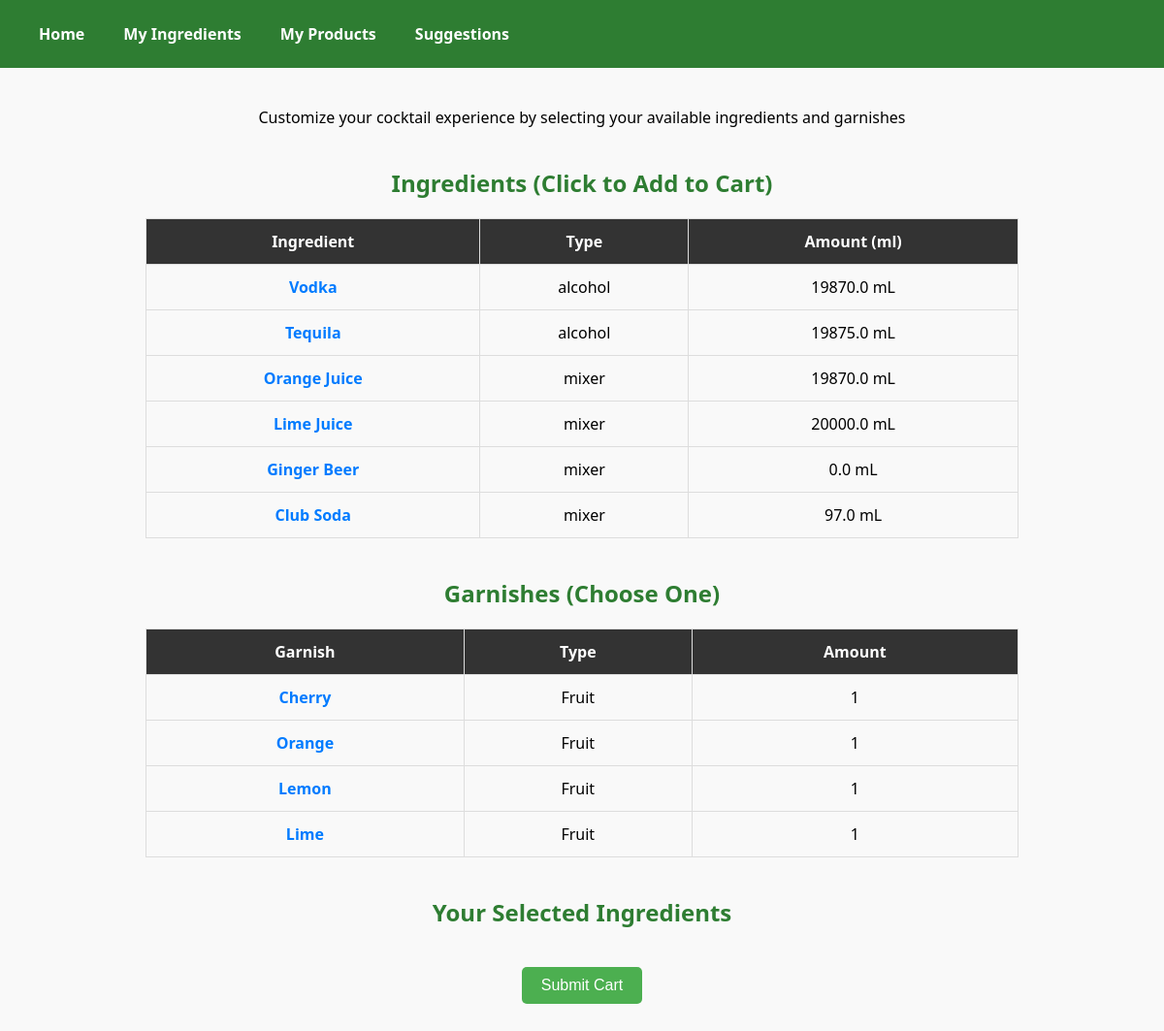
The page /ingredients/ on the database as committed earlier.
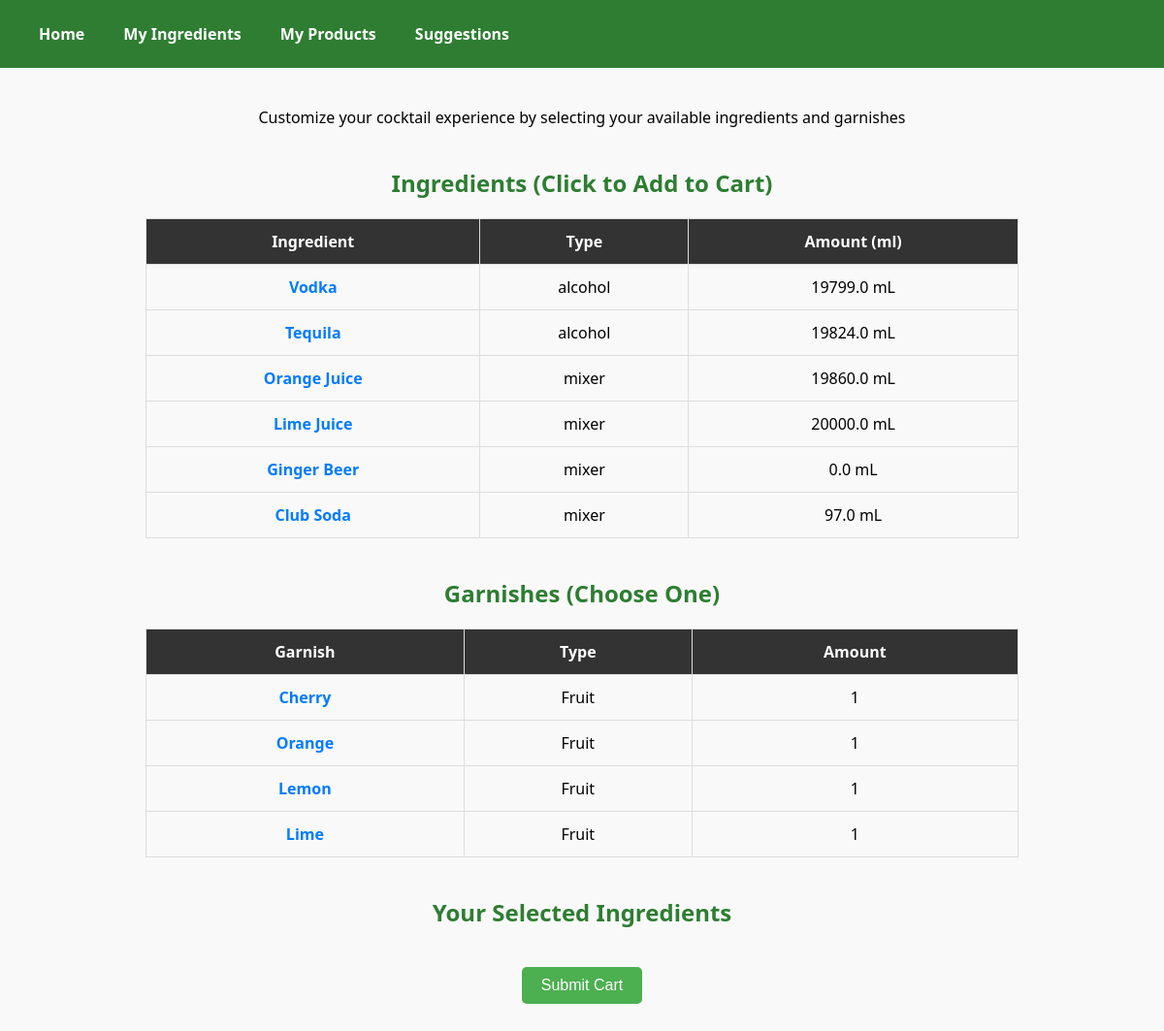
The same page on the database as committed later.
### BarBelt/models.py (models this page shows)
class Ingredient(models.Model):
    name = models.CharField(max_length = 100)
    type = models.CharField(max_length = 100)
    amount = models.FloatField(default = 100)

### BarBelt/views.py (the view)
# urls.py: path('ingredients/', views.ingredients, name='ingredients'),
def ingredients(request):
    ingredients = Ingredient.objects.all()
    garnishes = Garnish.objects.all()
    context = {'ingredients':ingredients, 'garnishes':garnishes}
    return render(request,'ingrediants.html',context)

### BarBelt/templates/ingrediants.html (shortened to what this page needs)
<!DOCTYPE html>
<html lang="en">
<head>
</head>
<body>
    <div class="navbar">
        <a href="{% url 'login_successful' %}">Home</a>
        <a href="{% url 'ingredients' %}">My Ingredients</a>
        <a href="{% url 'products' %}">My Products</a>
        <a href="{% url 'suggestions' %}">Suggestions</a>
    </div>
    <div class="container">
        <p>Customize your cocktail experience by selecting your available ingredients and garnishes</p>
    </div>
    <div class="container">
        <h2>Ingredients (Click to Add to Cart)</h2>
        <table>
            <tr>
                <th>Ingredient</th>
                <th>Type</th>
                <th>Amount (ml)</th>
            </tr>
            {% for ingredient in ingredients %}
            <tr>
                <td><a href="#" class="ingredient-clickable" data-name="{{ ingredient.name }}" data-type="{{ ingredient.type }}" data-amount="{{ ingredient.amount }}" data-index="{{ forloop.counter0 }}">{{ ingredient.name }}</a></td>
                <td>{{ ingredient.type }}</td>
                <td>{{ ingredient.amount }} mL</td>
            </tr>
            {% empty %}
            <tr><td colspan="3">No ingredients added yet</td></tr>
            {% endfor %}
        </table>
        <h2>Garnishes (Choose One)</h2>
        <table>
            <tr>
                <th>Garnish</th>
                <th>Type</th>
                <th>Amount</th>
            </tr>
            {% for garnish in garnishes %}
            <tr>
                <td><a href="#" class="garnish-clickable" data-name="{{ garnish.name }}" data-type="Fruit" data-amount="{{ garnish.amount }}" data-index="{{ forloop.counter0 }}">{{ garnish.name }}</a></td>
                <td>Fruit</td>
                <td>{{ garnish.amount }}</td>
            </tr>
            {% empty %}
            <tr><td colspan="3">No garnishes available</td></tr>
            {% endfor %}
        </table>
        <h2>Your Selected Ingredients</h2>
        <form method="post" action="{% url 'submit_cart' %}">
            <input type="submit" value="Submit Cart">
        </form>
    </div>
</body>
</html>

Rows that differ between the two databases and show on the page:
changed Ingredient "Vodka": amount "19870.0" → "19799.0"
changed Ingredient "Tequila": amount "19875.0" → "19824.0"
changed Ingredient "Orange Juice": amount "19870.0" → "19860.0"
